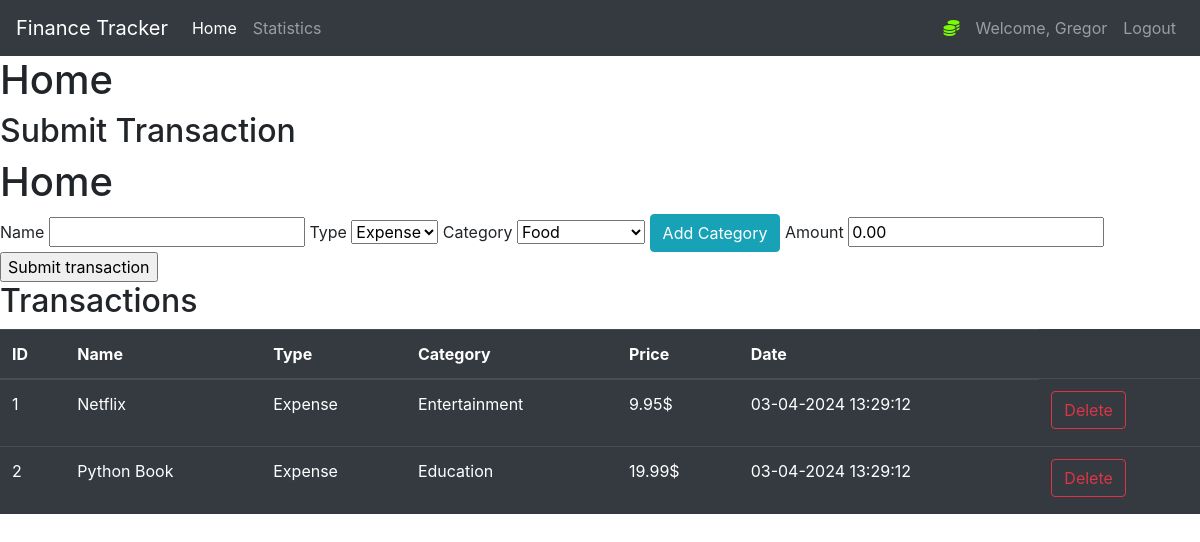
Screenshot of /home (signed in) with the database file from the repository.
### tracker/models.py (models this page shows, shortened)
class User(db.Model, UserMixin):
    user_id = db.Column(db.Integer(), primary_key=True)
    username = db.Column(db.String(length=30), nullable=False, unique=True)
    email_address = db.Column(db.String(length=50), nullable=False, unique=True)
    password_hash = db.Column(db.String(length=60), nullable=False)
    expenses = db.Column(db.Integer(), default=0)
    income = db.Column(db.Integer(), default=0)
    transactions = db.relationship('Transaction', backref='owned_user', lazy=True)
    @property
    def password(self):
        return self.password

class Transaction(db.Model):
    transaction_id = db.Column(db.Integer(), primary_key=True)
    name = db.Column(db.String(length=30), nullable=False)
    type = db.Column(db.String(length=30), nullable=False)
    category = db.Column(db.String(length=30), nullable=False)
    amount_rounded = db.Column(db.Float(), nullable=False)
    date = db.Column(db.DateTime(), nullable=False, default=datetime.now())
    user_id = db.Column(db.Integer(), db.ForeignKey('user.user_id'), nullable=False)
    @property
    def amount(self):
        return self.amount

### tracker/routes.py (the view, shortened to what this page needs)
@app.route('/', methods=["GET", "POST"])
@app.route('/home', methods=["GET", "POST"])
@login_required
def home_page():
    transaction_form = TransactionForm()
    category_form = CategoryForm()
    delete_transaction_form = DeleteTransactionForm()
    if transaction_form.errors != {}:
        for err_msg in transaction_form.errors.values():
            flash(err_msg[0], category="danger")
    if "submit_category" in request.form and category_form.validate_on_submit():
        category_to_create = Category(name=category_form.name.data, user_id=current_user.user_id)
        db.session.add(category_to_create)
        db.session.commit()
        flash(f'Category "{category_to_create.name}" added successfully!', category='success')
        return redirect(url_for('home_page'))
    if category_form.errors != {}:
        for err_msg in category_form.errors.values():
            flash(err_msg[0], category="danger")
    if delete_transaction_form.errors != {}:
        for err_msg in delete_transaction_form.errors.values():
            flash(err_msg[0], category="danger")
    transactions = Transaction.query.filter_by(user_id=current_user.user_id)
    return render_template('home.html', transactions=transactions, transaction_form=transaction_form, category_form=category_form, delete_transaction_form=delete_transaction_form)

### tracker/forms.py (shortened to what this page needs)
class TransactionForm(FlaskForm):
    name = StringField(label="Name", validators=[Length(min=1, max=30), DataRequired()])
    type = SelectField(label="Type", validators=[DataRequired()], choices=[("Expense", "Expense"), ("Income", "Income")])
    category = SelectField(label="Category", validators=[DataRequired()])
    amount = DecimalField(label="Amount", validators=[DataRequired()], places=2, default=0.0)
    submit = SubmitField(label="Submit transaction", name="submit_transaction")
    def __init__(self, *args, **kwargs):
        super(TransactionForm, self).__init__(*args, **kwargs)
        categories = Category.query.filter_by(user_id=current_user.user_id).all()
        if categories:
            self.category.choices = [(category.name, category.name) for category in categories]
        else:
            self.category.choices = [('No categories yet', 'No categories yet')]
            self.category.render_kw = {'disabled': 'disabled'}

class CategoryForm(FlaskForm):
    name = StringField(label="Category Name", validators=[Length(min=1, max=30), DataRequired()])
    submit = SubmitField(label="Add category", name="submit_category")

### tracker/models.py (called while the page is built)
@login_manager.user_loader
def load_user(user_id):
    return User.query.get(int(user_id))

### tracker/templates/home.html (shortened to what this page needs)
{% extends "base.html" %}
{% block content %}
    <h1>Home</h1>
    <h2>Submit Transaction</h2>
    <form method="post">
        <h1>Home</h1>
        {{ transaction_form.name.label() }}
        {{ transaction_form.name }}
        {{ transaction_form.type.label() }}
        {{ transaction_form.type }}
        {{ transaction_form.category.label() }}
        {{ transaction_form.category(id='category') }}
        <button class="btn btn-outline btn-info" data-toggle="modal" data-target="#Modal-Add-Category">Add Category</button>
        {{ transaction_form.amount.label() }}
        {{ transaction_form.amount }}
        {{ transaction_form.submit }}
    </form>
    <h2>Transactions</h2>
    <table class="table table-hover table-dark">
        <thead>
        <tr>
            <th scope="col">ID</th>
            <th scope="col">Name</th>
            <th scope="col">Type</th>
            <th scope="col">Category</th>
            <th scope="col">Price</th>
            <th scope="col">Date</th>
        </tr>
        </thead>
        <tbody>
        {% for transaction in transactions %}
            <tr>
                <td>{{ transaction.transaction_id }}</td>
                <td>{{ transaction.name }}</td>
                <td>{{ transaction.type }}</td>
                <td>{{ transaction.category }}</td>
                <td>{{ "%.2f"|format(transaction.amount_rounded) }}$</td>
                <td>{{ transaction.date.strftime('%d-%m-%Y %H:%M:%S') }}</td>
                <td>
                    <button type="button" class="btn btn-outline-danger" style="margin-bottom:5px" data-toggle="modal" data-target="#Modal-Delete-Transaction">
                        Delete
                    </button>
                </td>
            </tr>
        {% endfor %}
        </tbody>
    </table>
{% endblock %}

### tracker/templates/base.html (shortened to what this page needs)
<!doctype html>
<html lang="en">
  <head>
      <link rel="stylesheet" href="https://cdn.jsdelivr.net/npm/bootstrap@4.5.3/dist/css/bootstrap.min.css"
>
  </head>
  <body>
      <nav class="navbar navbar-expand-md navbar-dark bg-dark">
          <a class="navbar-brand" href="#">Finance Tracker</a>
          <div class="collapse navbar-collapse" id="navbarNav">
              <ul class="navbar-nav mr-auto">
                  <li class="nav-item active">
                      <a class="nav-link" href="{{ url_for('home_page') }}">Home<span class="sr-only">(current)</span></a>
                  </li>
                  <li class="nav-item">
                      <a class="nav-link" href="{{ url_for('statistics_page') }}">Statistics</a>
                  </li>
              </ul>
              {% if current_user.is_authenticated %}
                  <ul class="navbar-nav">
                      <li class="nav-item">
                          <a class="nav-link" style="color:lawngreen; font-weight:bold">
                              <i class="fas fa-coins"></i>
                          </a>
                      </li>
                      <li class="nav-item">
                          <a class="nav-link">Welcome, {{ current_user.username }}</a>
                      </li>
                      <li class="nav-item">
                          <a class="nav-link" href="{{ url_for('logout_page') }}">Logout</a>
                      </li>
                  </ul>
              {% endif %}
          </div>
      </nav>
      {% block content %}
      {% endblock %}
  </body>
</html>

### rows the page displays
User: username "Gregor"
Transaction: amount_rounded "9.95"
Transaction: amount_rounded "19.99"

### other values shown
{{ transaction_form.name.label() }} "Name"
{{ transaction_form.type.label() }} "Type"
{{ transaction_form.category.label() }} "Category"
{{ transaction_form.amount.label() }} "Amount"
